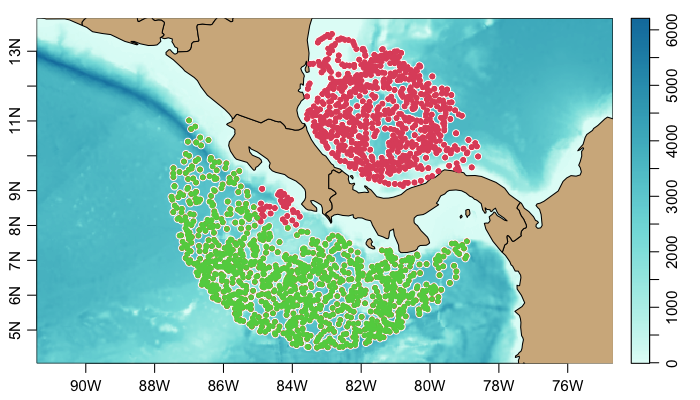

Write R code to recreate this figure.
if (!interactive()) png("oceanArea.png", unit="in", width=7, height=4, pointsize=11, res=100)
par(mar=c(2,2,1,1))
library(argoFloats)
ai <- getIndex()
s <- subset(ai, circle=list(longitude=-83, latitude=9, radius=500))
plot(s, which='map') # To get a visual
atlantic <- subset(s, ocean='A') # Subsetting for Atlantic Ocean
pacific <- subset(s, ocean='P')
points(atlantic[['longitude']], atlantic[['latitude']], pch=20, col=2)
points(pacific[['longitude']], pacific[['latitude']], pch=20, col=3)
if (!interactive()) dev.off()